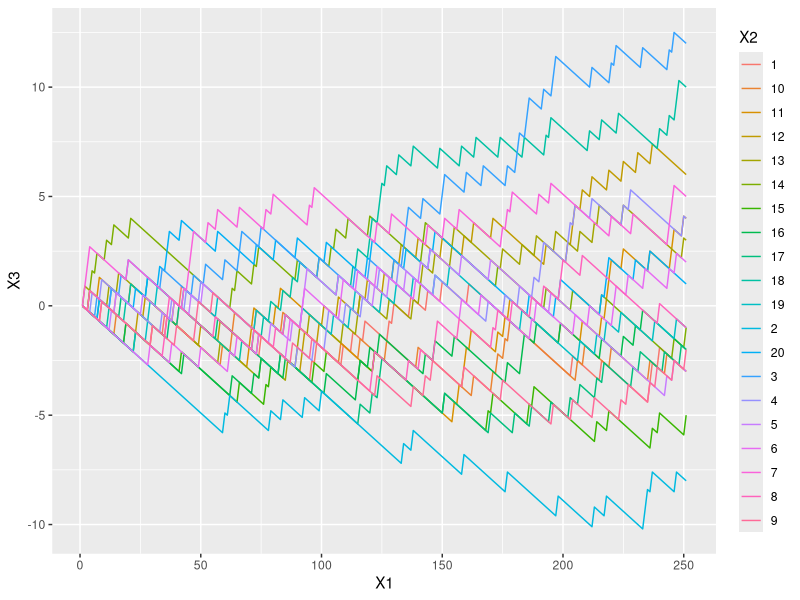

Here is the R script that generated this plot:
#QTL exploration
library(dplyr)
#M21-199 min 100 for 6-17 and min 50 for 6-11
#approx 250 subjects
n <- 250
#drop out rate 
p <- 0.1
OE_data <- rbinom(1000,n,0.1)
#tolerance limit
quantile(OE_data,0.99)

#simulate 20 trials for OE difference chart
#function to substract calculate expectations
E_fun <- function(x,p){
  n <- order(x)
  return(x-n*p)
}

n_sim <- 20
my_data <- sapply(rep(n,n_sim),rbinom,size = 1,prob = 0.1) %>% 
  apply(2,cumsum) %>% 
  apply(2,E_fun,p = p)
my_data <- rbind(0,my_data)
plot_data <- data.frame(X1 = as.numeric(cbind(rep(1:(n+1),n_sim))),
                        X2 = as.character(rep(1:n_sim,each=n+1)), 
                        X3 = as.numeric(c(my_data)))
library(ggplot2)
ggp <- ggplot(plot_data, aes(X1, X3, col = X2)) +             # Create ggplot2 plot
  geom_line()
ggp          
